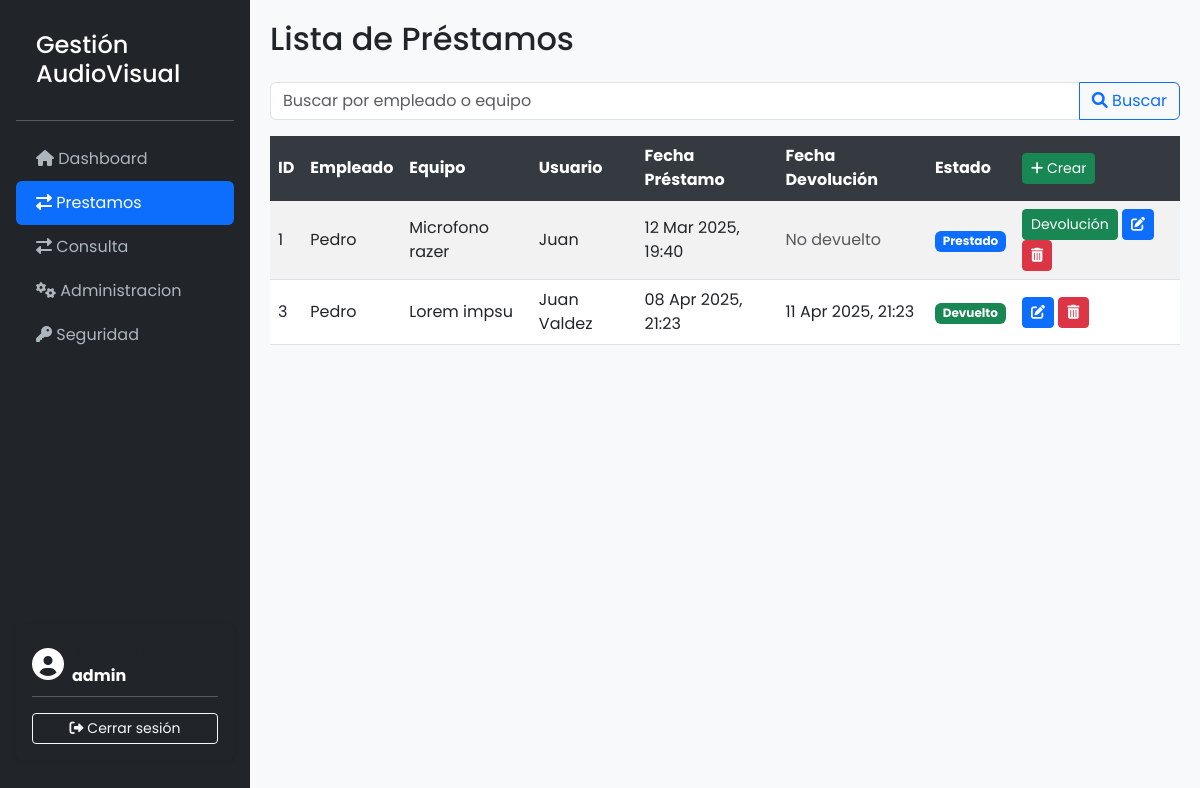
Page /prestamos/ (signed in) on the committed database.
### GestionAudiovisualApp/models.py (models this page shows, shortened)
class Prestamo(models.Model):
    empleado            = models.ForeignKey(Empleado, on_delete=models.CASCADE)
    equipo              = models.ForeignKey(Equipo, on_delete=models.CASCADE)
    usuario             = models.ForeignKey(Usuario, on_delete=models.CASCADE)
    fecha_prestamo      = models.DateTimeField(null=True, blank=True)
    fecha_devolucion    = models.DateTimeField(null=True, blank=True)
    comentario          = models.TextField(null=True, blank=True)
    estado              = models.BooleanField(default=True)

class Empleado(models.Model):
    nombre          = models.CharField(max_length=100)
    cedula          = models.CharField(max_length=11)
    tanda_labor     = models.CharField(max_length=50, choices=[('Matutina', 'Matutina'), ('Vespertina', 'Vespertina'), ('Nocturna', 'Nocturna')])
    fecha_ingreso   = models.DateField(null=True, blank=True)
    estado          = models.BooleanField(default=True)

class Equipo(models.Model):
    descripcion     = models.CharField(max_length=100)
    numero_serial   = models.CharField(max_length=50)
    service_tag     = models.CharField(max_length=50)
    tipo_equipo     = models.ForeignKey(TipoEquipo, on_delete=models.CASCADE)
    marca           = models.ForeignKey(Marca, on_delete=models.CASCADE)
    modelo          = models.ForeignKey(Modelo, on_delete=models.CASCADE)
    tecnologia_conexion = models.ForeignKey(TecnologiaConexion, on_delete=models.CASCADE)
    estado              = models.BooleanField(default=True)

class Usuario(AbstractBaseUser, PermissionsMixin):
    nombre = models.CharField(max_length=100, unique=True)
    cedula = models.CharField(max_length=11, unique=True)
    numero_carnet = models.CharField(max_length=20)
    tipo_usuario = models.CharField(max_length=50, choices=[('Profesor', 'Profesor'), ('Estudiante', 'Estudiante'), ('Empleado', 'Empleado')])
    tipo_persona = models.CharField(max_length=20, choices=[('Física', 'Física'), ('Jurídica', 'Jurídica')])
    estado = models.BooleanField(default=True)
    is_active = models.BooleanField(default=True)
    is_staff = models.BooleanField(default=False)
    groups = models.ManyToManyField(
        'auth.Group',
        related_name='custom_user_set',
        blank=True,
        help_text='The groups this user belongs to. A user will get all permissions granted to each of their groups.',
        verbose_name='groups',
    )
    user_permissions = models.ManyToManyField(
        'auth.Permission',
        related_name='custom_user_set',
        blank=True,
        help_text='Specific permissions for this user.',
        verbose_name='user permissions',
    )
    objects = UsuarioManager()
    USERNAME_FIELD = 'nombre'
    REQUIRED_FIELDS = ['cedula']

### GestionAudiovisualApp/views.py (the view)
# urls.py: path('prestamos/', PrestamoListView.as_view(), name='prestamo-list'),
class PrestamoListView(ListView):
    model = Prestamo
    template_name = 'prestamos/prestamo_list.html'
    context_object_name = 'prestamos'
    def get_queryset(self):
        query = self.request.GET.get('q', '')  # Campo de búsqueda en el formulario
        queryset = super().get_queryset()  # Obtener el queryset inicial
        if query:
            queryset = queryset.filter(
                Q(empleado__nombre__icontains=query) |  # Filtrar por empleado
                Q(equipo__descripcion__icontains=query)  # Filtrar por equipo
            )
        return queryset

### GestionAudiovisualApp/templates/prestamos/prestamo_list.html (shortened to what this page needs)
{% extends 'base.html' %}
{% block content %}
<h2 class="mb-4">Lista de Préstamos</h2>
<form method="get" class="mb-3">
    <div class="input-group">
        <input type="text" name="q" class="form-control" placeholder="Buscar por empleado o equipo" value="{{ request.GET.q }}">
        <button class="btn btn-outline-primary" type="submit">
            <i class="fas fa-search"></i> Buscar
        </button>
    </div>
</form>
<table class="table table-striped table-hover">
    <thead class="table-dark">
        <tr>
            <th>ID</th>
            <th>Empleado</th>
            <th>Equipo</th>
            <th>Usuario</th>
            <th>Fecha Préstamo</th>
            <th>Fecha Devolución</th>
            <th>Estado</th>
            <th>
                <a href="{% url 'prestamo-create' %}" class="btn btn-sm btn-success">
                    <i class="fas fa-plus"></i> Crear
                </a>
            </th>
        </tr>
    </thead>
    <tbody>
        {% for prestamo in prestamos %}
        <tr>
            <td>{{ prestamo.id }}</td>
            <td>{{ prestamo.empleado.nombre }}</td>
            <td>{{ prestamo.equipo.descripcion }}</td>
            <td>{{ prestamo.usuario.nombre }}</td>
            <td>{{ prestamo.fecha_prestamo|date:"d M Y, H:i" }}</td>
            <td>
                {% if prestamo.fecha_devolucion %}
                    {{ prestamo.fecha_devolucion|date:"d M Y, H:i" }}
                {% else %}
                    <span class="text-muted">No devuelto</span>
                {% endif %}
            </td>
            <td>
                {% if prestamo.estado %}
                    <span class="badge bg-primary">Prestado</span>
                {% else %}
                    <span class="badge bg-success">Devuelto</span>
                {% endif %}
            </td>
            <td>
                {% if prestamo.estado %}
                <a href="{% url 'devolver-prestamo' prestamo.id %}" class="btn btn-sm btn-success">Devolución</a>
            {% endif %}
                <a href="{% url 'prestamo-update' prestamo.pk %}" class="btn btn-sm btn-primary"><i class="fas fa-edit"></i></a>
                <a href="{% url 'prestamo-delete' prestamo.pk %}" class="btn btn-sm btn-danger"><i class="fas fa-trash-alt"></i></a>
            </td>
        </tr>
        {% empty %}
        <tr>
            <td colspan="8" class="text-center">No hay préstamos registrados.</td>
        </tr>
        {% endfor %}
    </tbody>
</table>
{% endblock %}

### GestionAudiovisualApp/templates/base.html (shortened to what this page needs)
<!DOCTYPE html>
<html lang="es">
<head>
    <link href="https://cdn.jsdelivr.net/npm/bootstrap@5.3.0-alpha1/dist/css/bootstrap.min.css" rel="stylesheet">
    <link href="https://cdnjs.cloudflare.com/ajax/libs/font-awesome/6.0.0-beta3/css/all.min.css" rel="stylesheet">
</head>
<body>
    <nav id="sidebar" class="d-flex flex-column flex-shrink-0 p-3 bg-dark">
        <h4>Gestión AudioVisual</h4>
        <hr>
        <ul class="nav nav-pills flex-column mb-auto">
            <li class="nav-item">
                <a href="{% url 'inicio' %}" class="nav-link {% if request.resolver_match.url_name == 'inicio' %}active{% endif %}">
                  <i class="fas fa-home"></i> Dashboard
                </a>
              </li>
        <li class="nav-item">
            <a href="{% url 'prestamo-list' %}" class="nav-link {% if request.resolver_match.url_name == 'prestamo-list' %}active{% endif %}">
                <i class="fas fa-exchange-alt"></i> Prestamos
            </a>
        </li>
        <li class="nav-item">
            <a href="{% url 'consulta-criterios' %}" class="nav-link {% if request.resolver_match.url_name == 'consulta-criterios' %}active{% endif %}">
                <i class="fas fa-exchange-alt"></i> Consulta
            </a>
        </li>
        {% if user.is_authenticated and user.is_staff %}
        <li class="nav-item">
            <a href="#" class="nav-link" data-bs-toggle="collapse" data-bs-target="#submenu-administracion" aria-expanded="false" aria-controls="submenu-administracion">
                <i class="fas fa-cogs"></i> Administracion
            </a>
        </li>
        <li class="nav-item">
            <a href="#" class="nav-link" data-bs-toggle="collapse" data-bs-target="#submenu-Seguridad" aria-expanded="false" aria-controls="submenu-seguridad">
                <i class="fas fa-key"></i> Seguridad
            </a>
        </li>
        {% endif %}
    </ul>
        {% if user.is_authenticated%}
        <div class="card bg-dark text-white border-0 mb-4 p-3 shadow-sm">
            <div class="d-flex align-items-center">
                <i class="fas fa-user-circle fa-2x me-2"></i>
                <div>
                    <small class="text-muted">Bienvenido</small><br>
                    <strong>{{ request.user.username }}</strong>
                </div>
            </div>
            <hr class="bg-secondary my-2">
            <a href="{% url 'logout' %}" class="btn btn-sm btn-outline-light mt-2 w-100">
                <i class="fas fa-sign-out-alt"></i> Cerrar sesión
            </a>
        </div>
        {%endif%}
    </nav>
    <div id="content">
        {% block content %}{% endblock %}
    </div>
</body>
</html>

### GestionAudiovisualApp/templates/base.html (style rules this page uses)
body { display: flex; min-height: 100vh; font-family: 'Poppins', sans-serif; background-color: #f8f9fa; }
#sidebar { min-width: 250px; max-width: 250px; background-color: #1c1e21; color: #fff; }
#sidebar .nav-link { color: #adb5bd; padding: 10px 20px; }
#sidebar .nav-link.active { background-color: #0d6efd; color: #fff; }
#sidebar h4 { padding: 15px 20px; margin: 0; font-weight: 500; color: #fff; }
#content { flex: 1; padding: 20px; }
.table th { background-color: #343a40; color: white; }
.table td, .table th { vertical-align: middle; }

### rows in the picture
Prestamo: id "1", empleado.nombre "Pedro", equipo.descripcion "Microfono razer", usuario.nombre "Juan", fecha_prestamo "12 Mar 2025, 19:40", shows "No devuelto", estado "Prestado"
Prestamo: id "3", empleado.nombre "Pedro", equipo.descripcion "Lorem impsu", usuario.nombre "Juan Valdez", fecha_prestamo "08 Apr 2025, 21:23", fecha_devolucion "11 Apr 2025, 21:23", estado "Devuelto"

### other values in the picture
{{ request.user.username }} "admin"
